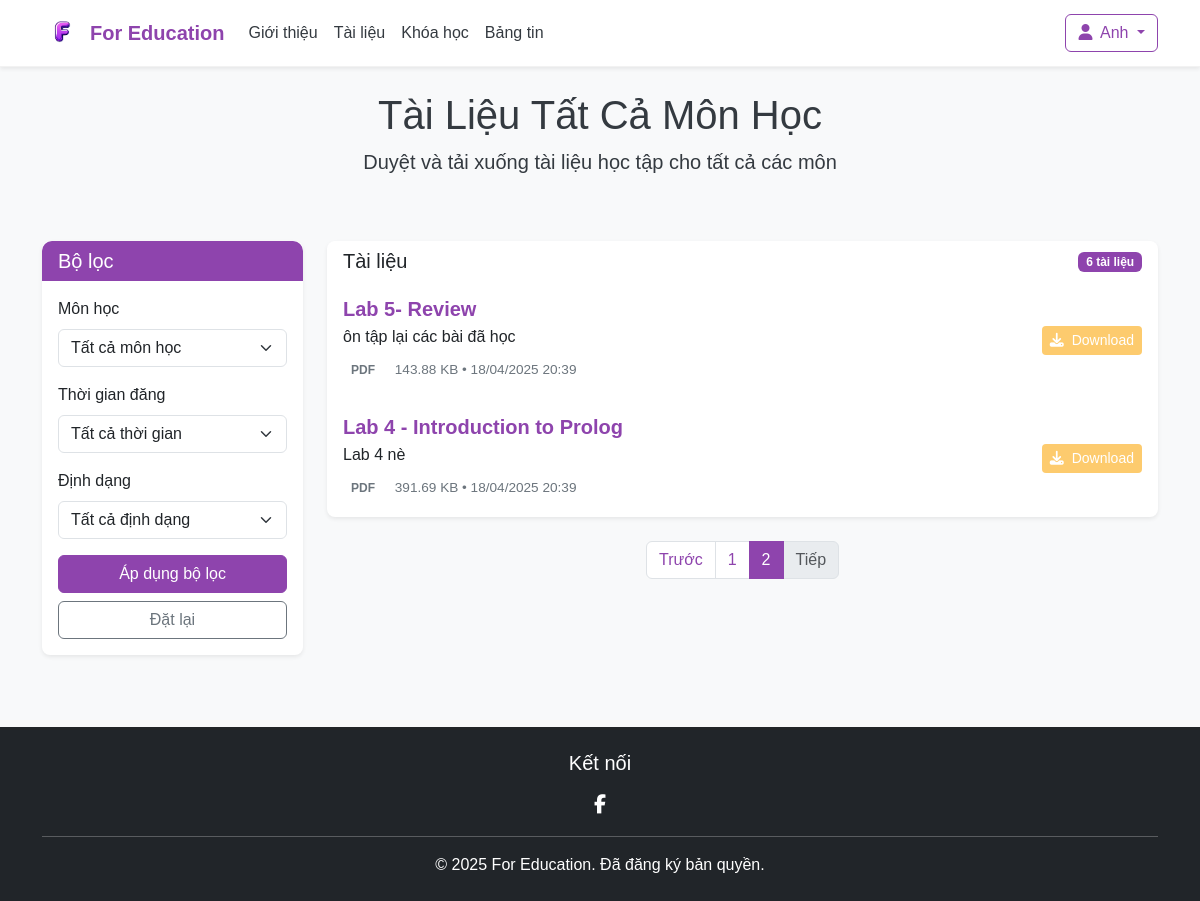
/index.php?act=tailieu&page=2 (signed in), run on the app's committed database.
### tables this page shows
CREATE TABLE `documents` (
  `id` int(11) NOT NULL,
  `title` varchar(255) NOT NULL,
  `description` text DEFAULT NULL,
  `format` varchar(20) DEFAULT NULL,
  `file_size` bigint(20) NOT NULL,
  `file_path` varchar(255) NOT NULL,
  `uploader_id` int(11) DEFAULT NULL,
  `class_id` int(11) DEFAULT NULL,
  `upload_date` datetime DEFAULT current_timestamp(),
  `danhmuc` varchar(100) DEFAULT NULL,
  `monhoc` varchar(100) DEFAULT NULL,
  `lophoc` varchar(255) DEFAULT NULL
);

### models/pdo.php (called while the page is built, shortened)
<?php
function pdo_get_connection() {
    $dburl = "mysql:host=localhost;dbname=education;charset=utf8";
    $username = "root";
    $password = "";
    try {
        $pdo = new PDO($dburl, $username, $password);
        $pdo->setAttribute(PDO::ATTR_ERRMODE, PDO::ERRMODE_EXCEPTION);
        return $pdo;
    } catch (PDOException $e) {
        die("Connection failed: " . $e->getMessage());
    }
}
function pdo_query($sql){
    $sql_args = array_slice(func_get_args(), 1);
    try{
        $conn = pdo_get_connection();
        $stmt = $conn->prepare($sql);
        $stmt->execute($sql_args);
        $rows = $stmt->fetchAll();
        return $rows;
    }
    catch(PDOException $e){
        throw $e;
    }
    finally{
        unset($conn);
    }
}

### models/tailieu.php (called while the page is built, shortened)
<?php
require_once 'pdo.php';
function layDanhSachDocuments($filters = []) {
    $sql = "SELECT * FROM documents WHERE 1=1";
    $params = [];
    $sql .= " ORDER BY upload_date DESC";
    try {
        $documents = pdo_query($sql, ...$params);
        foreach ($documents as &$doc) {
            $doc['file_size_readable'] = chuyenDoiKichThuocFile($doc['file_size']);
        }
        return $documents;
    } catch (PDOException $e) {
        error_log("Lỗi truy vấn: " . $e->getMessage());
        return [];
    }
}
function chuyenDoiKichThuocFile($bytes) {
    $units = ['Byte', 'KB', 'MB', 'GB', 'TB'];
    $i = floor(log($bytes, 1024));
    return round($bytes / pow(1024, $i), 2) . ' ' . $units[$i];
}
?>

### view/DocumentListPage.php (the view, shortened to what this page needs)
<?php
require_once 'models/tailieu.php';
$filters = [
    'monhoc' => trim($_GET['monhoc'] ?? ''),
    'format' => $_GET['format'] ?? '',
    'thoigian' => $_GET['thoigian'] ?? '',
    'tungay' => '',
    'denngay' => ''
];
$documents = layDanhSachDocuments($filters);
$itemsPerPage = 4;
$totalDocuments = count($documents);
$totalPages = ceil($totalDocuments / $itemsPerPage);
$currentPage = isset($_GET['page']) && is_numeric($_GET['page']) ? max(1, (int)$_GET['page']) : 1;
$currentPage = min($currentPage, $totalPages);
$startIndex = ($currentPage - 1) * $itemsPerPage;
$documentsOnPage = array_slice($documents, $startIndex, $itemsPerPage);
$current_url = $_SERVER['PHP_SELF'] . '?act=tailieu';
?>
<header class="bg-light py-4">
    <div class="container">
        <?php
        $title = 'Tài Liệu ';
        $desc = 'Duyệt và tải xuống tài liệu học tập ';
        if (!empty($filters['monhoc'])) {
            $title .= htmlspecialchars($filters['monhoc']);
            $desc .= 'cho môn ' . htmlspecialchars($filters['monhoc']);
        } else {
            $title .= 'Tất Cả Môn Học';
            $desc .= 'cho tất cả các môn';
        }
        ?>
        <h1 class="text-center"><?= $title ?></h1>
        <p class="text-center lead"><?= $desc ?></p>
    </div>
</header>
<main class="container my-4">
    <div class="row">
        <div class="col-lg-3 mb-4">
            <div class="card shadow-sm">
                <div class="card-header bg-primary text-white">
                    <h5 class="mb-0">Bộ lọc</h5>
                </div>
                <div class="card-body">
                    <form method="GET" action="<?= $_SERVER['PHP_SELF'] ?>">
                        <div class="mb-3">
                            <label for="monhoc-filter" class="form-label">Môn học</label>
                            <select class="form-select" id="monhoc-filter" name="monhoc">
                                <option value="">Tất cả môn học</option>
                            </select>
                        </div>
                        <div class="mb-3">
                            <label for="thoigian-filter" class="form-label">Thời gian đăng</label>
                            <select class="form-select" id="thoigian-filter" name="thoigian">
                                <option value="">Tất cả thời gian</option>
                            </select>
                        </div>
                        <div class="mb-3">
                            <label for="format-filter" class="form-label">Định dạng</label>
                            <select class="form-select" id="format-filter" name="format">
                                <option value="">Tất cả định dạng</option>
                            </select>
                        </div>
                        <div class="d-grid gap-2">
                            <button type="submit" class="btn btn-primary">Áp dụng bộ lọc</button>
                            <a href="DocumentListPage.php" class="btn btn-outline-secondary">Đặt lại</a>
                        </div>
                    </form>
                </div>
            </div>
        </div>
        <div class="col-lg-9">
            <div class="card shadow-sm mb-4">
                <div class="card-header bg-white">
                    <div class="row align-items-center">
                        <div class="col">
                            <h5 class="mb-0">Tài liệu</h5>
                        </div>
                        <div class="col-auto">
                            <span class="badge bg-primary"><?= $totalDocuments ?> tài liệu</span>
                        </div>
                    </div>
                </div>
                <div class="card-body p-0">
                    <?php if (empty($documentsOnPage)): ?>
                        <div class="list-group-item document-item p-3 text-center">
                            <i class="fas fa-folder-open fa-2x text-muted mb-2"></i>
                            <p class="mb-0">Không tìm thấy tài liệu nào phù hợp</p>
                        </div>
                    <?php else: ?>
                        <?php foreach ($documentsOnPage as $doc): ?>
                            <div class="list-group-item document-item p-3">
                                <div class="row align-items-center">
                                    <div class="col-md-8">
                                        <h5 class="document-title"><?= htmlspecialchars($doc['title']) ?></h5>
                                        <p class="document-description mb-2"><?= htmlspecialchars($doc['description']) ?></p>
                                        <div class="document-meta">
                                            <span class="document-format format-<?= $doc['format'] ?>"><?= strtoupper($doc['format']) ?></span>
                                            <span class="document-size"><?= $doc['file_size_readable'] ?></span> •
                                            <span class="document-date"><?= $doc['upload_date_formatted'] ?></span>
                                        </div>
                                    </div>
                                    <div class="col-md-4 text-md-end document-actions">
                                        <a href="../edu/models/download.php?id=<?= $doc['id'] ?>" class="btn btn-sm btn-download">
                                            <i class="fas fa-download me-1"></i> Download
                                        </a>
                                    </div>
                                </div>
                            </div>
                        <?php endforeach; ?>
                    <?php endif; ?>
                </div>
            </div>
            <nav aria-label="Phân trang tài liệu">
                <ul class="pagination justify-content-center" id="pagination">
                    <li class="page-item <?= ($currentPage <= 1) ? 'disabled' : '' ?>">
                        <a class="page-link" href="<?= $current_url . '&page=' . ($currentPage - 1) ?>">Trước</a>
                    </li>
                    <?php for ($i = 1; $i <= $totalPages; $i++): ?>
                        <li class="page-item <?= ($i === $currentPage) ? 'active' : '' ?>">
                            <a class="page-link" href="<?= $current_url . '&page=' . $i ?>"><?= $i ?></a>
                        </li>
                    <?php endfor; ?>
                    <li class="page-item <?= ($currentPage >= $totalPages) ? 'disabled' : '' ?>">
                        <a class="page-link" href="<?= $current_url . '&page=' . ($currentPage + 1) ?>">Tiếp</a>
                    </li>
                </ul>
            </nav>
        </div>
    </div>
</main>

### layout/css/index.css (style rules this page uses)
:root { --primary: #8E44AD; --background: #F8F9FA; --text: #343A40; --accent: #FDCB6E; }
body { background-color: var(--background); color: var(--text); font-family: -apple-system, BlinkMacSystemFont, "Segoe UI", Roboto, Helvetica, Arial, sans-serif; }
.btn-primary { background-color: var(--primary); border-color: var(--primary); }

### layout/css/myclass.css (style rules this page uses)
:root { --primary-color: #8E44AD; --background-color: #F8F9FA; --text-color: #343A40; --accent-color: #FDCB6E; }
body { background-color: var(--background-color); color: var(--text-color); font-family: 'Segoe UI', Tahoma, Geneva, Verdana, sans-serif; }
.card-header { border-radius: 10px 10px 0 0 !important; }
.bg-primary { background-color: var(--primary-color) !important; }
.btn-primary { background-color: var(--primary-color); border-color: var(--primary-color); }

### layout/css/DocumentListPage.css (style rules this page uses)
:root { --primary: #8E44AD; --background: #F8F9FA; --text: #343A40; --accent: #FDCB6E; }
body { background-color: var(--background); color: var(--text); font-family: 'Arial', sans-serif; }
.bg-primary { background-color: var(--primary) !important; }
.btn-primary { background-color: var(--primary); border-color: var(--primary); }
.card { border: none; border-radius: 8px; overflow: hidden; }
.card-header { border-bottom: none; }
.document-item { transition: transform 0.2s, box-shadow 0.2s; border-left: 0; border-right: 0; }
.document-item:first-child { border-top: 0; }
.document-item:last-child { border-bottom: 0; }
.document-title { color: var(--primary); font-weight: 600; margin-bottom: 0.25rem; }
.document-meta { font-size: 0.85rem; color: #6c757d; }
.document-date { color: #6c757d; }
.document-format { display: inline-block; padding: 0.25rem 0.5rem; border-radius: 4px; font-size: 0.75rem; font-weight: bold; margin-right: 0.5rem; }
.btn-download { color: white; background-color: var(--accent); border: none; border-radius: 4px; transition: background-color 0.2s; }
.page-link { color: var(--primary); }
.page-item.active .page-link { background-color: var(--primary); border-color: var(--primary); }

### data on the page
documents: title "Lab 5- Review", description "ôn tập lại các bài đã học", format "PDF", file_size_readable "143.88 KB", upload_date_formatted "18/04/2025 20:39"
documents: title "Lab 4 - Introduction to Prolog", description "Lab 4 nè", format "PDF", file_size_readable "391.69 KB", upload_date_formatted "18/04/2025 20:39"

### other printed values
$_SESSION['username'] "Anh"
$title "Tài Liệu Tất Cả Môn Học"
$desc "Duyệt và tải xuống tài liệu học tập cho tất cả các môn"
$totalDocuments "6"
